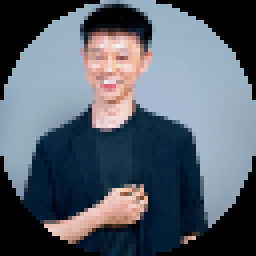
#> input picture frame 0 of skills/analyze-video-02/scripts/analysis_output/source_video.mp4, 64 x 64 px (shown 4 times larger)
$ python extract_shots.py ../../tao-slide-pro/templates/media/image-1-1.png
#> lines starting #> are read from the running program, lines starting #| are printed output that depends on the picture; after the words box and inside, x2 and y2 are one past the last pixel; in counts of white or black regions, pixels touching at a corner belong together
#!/usr/bin/env python3
# -*- coding: utf-8 -*-
"""
Video Scene Ingestion & Shot Extraction Engine (OpenCV + yt-dlp)
Bóc tách phân cảnh, trích xuất 3 Keyframes (Start, Mid, End) & Bảng màu Color Palette.
"""

import sys
import os
import json
import re
import argparse
import subprocess
from urllib.parse import urlparse, urlunparse

try:
    import cv2
    import numpy as np
    from PIL import Image
except ImportError:
    # Auto install if missing
    import setup_deps
    setup_deps.check_and_install_all()
    import cv2
    import numpy as np
    from PIL import Image

def clean_url(url):
    """Làm sạch URL, loại bỏ query string rác."""
    if not url.startswith("http"):
        return url
    parsed = urlparse(url)
    # Giữ lại id trên youtube nếu có, bỏ query thừa trên insta/tiktok
    if "youtube.com" in parsed.netloc or "youtu.be" in parsed.netloc:
        return url
    return urlunparse((parsed.scheme, parsed.netloc, parsed.path, '', '', ''))

def download_video(url_or_path, output_dir):
    """Tải video từ link mạng hoặc sao chép file cục bộ."""
    os.makedirs(output_dir, exist_ok=True)

    if os.path.exists(url_or_path):
        video_path = os.path.join(output_dir, "source_video.mp4")
        if os.path.abspath(url_or_path) != os.path.abspath(video_path):
            import shutil
            shutil.copy2(url_or_path, video_path)
        return video_path, "local_video"

    clean = clean_url(url_or_path)
    output_template = os.path.join(output_dir, "source_video.%(ext)s")

    print(f"📥 Đang tải video từ URL: {clean}...")
    cmd = [
        sys.executable, "-m", "yt_dlp",
        "--no-playlist",
        "-f", "bestvideo[ext=mp4]+bestaudio[ext=m4a]/best[ext=mp4]/best",
        "-o", output_template,
        clean
    ]
    subprocess.check_call(cmd)

    # Tìm file mp4 đã tải
    for f in os.listdir(output_dir):
        if f.startswith("source_video.") and not f.endswith(".part"):
            actual_path = os.path.join(output_dir, f)
            # Chuẩn hóa về mp4 nếu cần
            mp4_path = os.path.join(output_dir, "source_video.mp4")
            if actual_path != mp4_path:
                os.rename(actual_path, mp4_path)
            return mp4_path, os.path.splitext(f)[0]

    raise FileNotFoundError("Không tìm thấy video sau khi tải về!")

def get_dominant_colors(image_bgr, k=4):
    """Trích xuất k màu chủ đạo dưới dạng HEX code từ ảnh BGR."""
    try:
        # Resize nhỏ để tính toán nhanh
        small_img = cv2.resize(image_bgr, (64, 64), interpolation=cv2.INTER_AREA)
        rgb_img = cv2.cvtColor(small_img, cv2.COLOR_BGR2RGB)
        pixels = rgb_img.reshape(-1, 3).astype(np.float32)

        criteria = (cv2.TERM_CRITERIA_EPS + cv2.TERM_CRITERIA_MAX_ITER, 10, 1.0)
        flags = cv2.KMEANS_RANDOM_CENTERS
        _, _, centers = cv2.kmeans(pixels, k, None, criteria, 10, flags)

        hex_colors = []
        for center in centers:
            r, g, b = [int(c) for c in center]
            hex_colors.append(f"#{r:02x}{g:02x}{b:02x}".upper())
        return hex_colors
    except Exception:
        return ["#1A1A1A", "#333333", "#E50914", "#FFFFFF"]

def extract_scenes(video_path, output_dir, threshold=30.0, min_shot_duration=0.6):
    """
    Phát hiện cắt cảnh bằng HSV Histogram và trích xuất Keyframes.
    """
#> called with video_path = './analysis_output/source_video.mp4', output_dir = './analysis_output', threshold = 28, min_shot_duration = 0.6
    shots_dir = os.path.join(output_dir, "extracted_shots")
    os.makedirs(shots_dir, exist_ok=True)

    cap = cv2.VideoCapture(video_path)
    if not cap.isOpened():
        raise ValueError(f"Không thể mở file video: {video_path}")

    fps = cap.get(cv2.CAP_PROP_FPS) or 30.0
    total_frames = int(cap.get(cv2.CAP_PROP_FRAME_COUNT))
    total_duration = total_frames / fps
    width = int(cap.get(cv2.CAP_PROP_FRAME_WIDTH))
    height = int(cap.get(cv2.CAP_PROP_FRAME_HEIGHT))

    print(f"🎬 Thông số video: {width}x{height} | {fps:.2f} FPS | {total_duration:.2f}s ({total_frames} frames)")

    prev_hist = None
    shot_boundaries = [0] # Frame index
    min_frame_gap = int(fps * min_shot_duration)

    frame_idx = 0
    while True:
        ret, frame = cap.read()
#> frame is the input picture: shape (64, 64, 3); mean B, G, R 107.1, 96, 86.8
        if not ret:
            break

        hsv = cv2.cvtColor(frame, cv2.COLOR_BGR2HSV)
#> hsv: shape (64, 64, 3); mean H, S, V 73.5, 89.3, 113.4
        hist = cv2.calcHist([hsv], [0, 1], None, [30, 32], [0, 180, 0, 256])
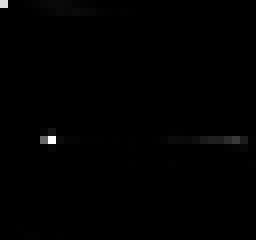
#> hist: shape (30, 32) float32 (shown 8 times larger); min 0, max 955, mean 4.3; drawn with min black and max white
        cv2.normalize(hist, hist, alpha=0, beta=1, norm_type=cv2.NORM_MINMAX)
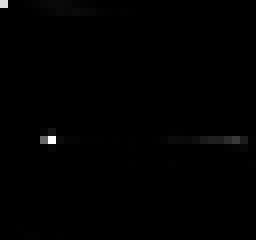
#> hist: shape (30, 32) float32 (shown 8 times larger); 16.25% of pixels changed, all inside (x1, y1, x2, y2) = (0, 0, 32, 30)

        if prev_hist is not None:
            diff = cv2.compareHist(prev_hist, hist, cv2.HISTCMP_CHISQR)
            if diff > threshold and (frame_idx - shot_boundaries[-1]) >= min_frame_gap:
                shot_boundaries.append(frame_idx)

        prev_hist = hist
        frame_idx += 1

    if shot_boundaries[-1] != total_frames - 1:
        shot_boundaries.append(total_frames - 1)

    # Tạo danh sách các Shots
    shots_data = []
    print(f"✂️ Đã phát hiện {len(shot_boundaries)-1} phân cảnh (Shots). Đang trích xuất Keyframes...")

    for i in range(len(shot_boundaries) - 1):
        start_frame = shot_boundaries[i]
        end_frame = shot_boundaries[i+1]
        mid_frame = start_frame + (end_frame - start_frame) // 2

        shot_num = i + 1
        shot_id = f"shot_{shot_num:02d}"

        start_sec = start_frame / fps
        end_sec = end_frame / fps
        duration_sec = end_sec - start_sec

        # Đọc 3 frame đại diện
        keyframes = {}
        dominant_colors = []
        for name, f_pos in [("start", start_frame), ("mid", mid_frame), ("end", max(start_frame, end_frame - 1))]:
            cap.set(cv2.CAP_PROP_POS_FRAMES, f_pos)
            ret, frame = cap.read()
            if ret:
                img_name = f"{shot_id}_{name}.jpg"
                img_path = os.path.join(shots_dir, img_name)
                # Lưu ảnh chất lượng cao 88%
                cv2.imwrite(img_path, frame, [cv2.IMWRITE_JPEG_QUALITY, 88])
                keyframes[name] = img_path
                if name == "mid":
                    dominant_colors = get_dominant_colors(frame, k=4)

        shots_data.append({
            "shot_number": shot_num,
            "shot_id": shot_id,
            "start_time": round(start_sec, 2),
            "end_time": round(end_sec, 2),
            "duration": round(duration_sec, 2),
            "time_range": f"{start_sec:.2f}s - {end_sec:.2f}s ({duration_sec:.2f}s)",
            "start_frame": start_frame,
            "mid_frame": mid_frame,
            "end_frame": end_frame,
            "keyframes": keyframes,
            "dominant_colors": dominant_colors
        })
#> after the loop, shots_data = 1 item

    cap.release()

    metadata = {
        "video_path": video_path,
        "width": width,
        "height": height,
        "fps": round(fps, 2),
        "total_duration": round(total_duration, 2),
        "total_frames": total_frames,
        "shots_count": len(shots_data),
        "shots": shots_data
    }

    json_path = os.path.join(output_dir, "shot_data.json")
    with open(json_path, "w", encoding="utf-8") as f:
        json.dump(metadata, f, ensure_ascii=False, indent=2)

    print(f"✅ Bóc tách hoàn tất! Dữ liệu lưu tại: {json_path}")
    return metadata

if __name__ == "__main__":
    parser = argparse.ArgumentParser(description="Extract video shots and keyframes")
    parser.add_argument("input", help="Video URL or local MP4 path")
    parser.add_argument("--output", "-o", default="./analysis_output", help="Output directory")
    parser.add_argument("--threshold", "-t", type=float, default=28.0, help="Scene cut sensitivity threshold")

    args = parser.parse_args()
    video_file, _ = download_video(args.input, args.output)
    extract_scenes(video_file, args.output, threshold=args.threshold)
